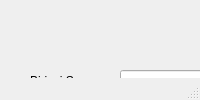
<?xml version="1.0" encoding="UTF-8"?>
<ui version="4.0">
 <class>MainWindow</class>
 <widget class="QMainWindow" name="MainWindow">
  <property name="windowTitle">
   <string>MainWindow</string>
  </property>
  <widget class="QWidget" name="centralwidget">
   <widget class="QLabel" name="label">
    <property name="geometry">
     <rect>
      <x>30</x>
      <y>60</y>
      <width>62</width>
      <height>41</height>
     </rect>
    </property>
    <property name="text">
     <string>Birinci Sayı</string>
    </property>
   </widget>
   <widget class="QLabel" name="label_2">
    <property name="geometry">
     <rect>
      <x>30</x>
      <y>100</y>
      <width>71</width>
      <height>61</height>
     </rect>
    </property>
    <property name="text">
     <string>İkinci Sayı</string>
    </property>
   </widget>
   <widget class="QLineEdit" name="lineEdit">
    <property name="geometry">
     <rect>
      <x>120</x>
      <y>70</y>
      <width>113</width>
      <height>22</height>
     </rect>
    </property>
   </widget>
   <widget class="QLineEdit" name="lineEdit_2">
    <property name="geometry">
     <rect>
      <x>120</x>
      <y>120</y>
      <width>113</width>
      <height>22</height>
     </rect>
    </property>
   </widget>
   <widget class="QPushButton" name="B_1">
    <property name="geometry">
     <rect>
      <x>130</x>
      <y>170</y>
      <width>93</width>
      <height>28</height>
     </rect>
    </property>
    <property name="text">
     <string>Toplama</string>
    </property>
   </widget>
   <widget class="QPushButton" name="B_2">
    <property name="geometry">
     <rect>
      <x>130</x>
      <y>220</y>
      <width>93</width>
      <height>28</height>
     </rect>
    </property>
    <property name="text">
     <string>Çıkarma</string>
    </property>
   </widget>
   <widget class="QPushButton" name="B_3">
    <property name="geometry">
     <rect>
      <x>130</x>
      <y>270</y>
      <width>93</width>
      <height>28</height>
     </rect>
    </property>
    <property name="text">
     <string>Çarpma</string>
    </property>
   </widget>
   <widget class="QPushButton" name="B_4">
    <property name="geometry">
     <rect>
      <x>130</x>
      <y>320</y>
      <width>93</width>
      <height>28</height>
     </rect>
    </property>
    <property name="text">
     <string>Bölme</string>
    </property>
   </widget>
   <widget class="QLabel" name="label_3">
    <property name="geometry">
     <rect>
      <x>30</x>
      <y>380</y>
      <width>71</width>
      <height>31</height>
     </rect>
    </property>
    <property name="text">
     <string>SONUÇ   :</string>
    </property>
   </widget>
   <widget class="QLabel" name="label_4">
    <property name="geometry">
     <rect>
      <x>100</x>
      <y>380</y>
      <width>61</width>
      <height>31</height>
     </rect>
    </property>
    <property name="text">
     <string/>
    </property>
   </widget>
  </widget>
  <widget class="QMenuBar" name="menubar">
   <property name="geometry">
    <rect>
     <x>0</x>
     <y>0</y>
     <width>267</width>
     <height>26</height>
    </rect>
   </property>
  </widget>
  <widget class="QStatusBar" name="statusbar"/>
 </widget>
 <resources/>
 <connections/>
</ui>
